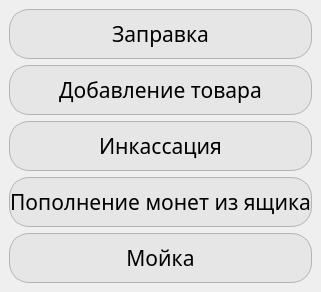
                        <widget class="QWidget" name="maintenance_index_page">
                         <layout class="QVBoxLayout" name="verticalLayout_19">
                          <property name="spacing">
                           <number>6</number>
                          </property>
                          <property name="leftMargin">
                           <number>9</number>
                          </property>
                          <property name="topMargin">
                           <number>9</number>
                          </property>
                          <property name="rightMargin">
                           <number>9</number>
                          </property>
                          <property name="bottomMargin">
                           <number>9</number>
                          </property>
                          <item>
                           <widget class="QPushButton" name="refill_btn">
                            <property name="minimumSize">
                             <size>
                              <width>0</width>
                              <height>50</height>
                             </size>
                            </property>
                            <property name="maximumSize">
                             <size>
                              <width>16777215</width>
                              <height>50</height>
                             </size>
                            </property>
                            <property name="font">
                             <font>
                              <family>Rubik</family>
                              <pointsize>16</pointsize>
                             </font>
                            </property>
                            <property name="styleSheet">
                             <string notr="true">QPushButton {
color: rgb(0, 0, 0);
background-color: rgb(230,230,230);
border-radius: 20px;
border: 1px solid #B3B3B3;
}

QPushButton:checked{
background-color: rgb(172, 172, 172);
}</string>
                            </property>
                            <property name="text">
                             <string>Заправка</string>
                            </property>
                            <property name="checkable">
                             <bool>true</bool>
                            </property>
                           </widget>
                          </item>
                          <item>
                           <widget class="QPushButton" name="adding_product_btn">
                            <property name="minimumSize">
                             <size>
                              <width>0</width>
                              <height>50</height>
                             </size>
                            </property>
                            <property name="maximumSize">
                             <size>
                              <width>16777215</width>
                              <height>50</height>
                             </size>
                            </property>
                            <property name="font">
                             <font>
                              <family>Rubik</family>
                              <pointsize>16</pointsize>
                             </font>
                            </property>
                            <property name="styleSheet">
                             <string notr="true">QPushButton {
color: rgb(0, 0, 0);
background-color: rgb(230,230,230);
border-radius: 20px;
border: 1px solid #B3B3B3;
}

QPushButton:checked{
background-color: rgb(172, 172, 172);
}</string>
                            </property>
                            <property name="text">
                             <string>Добавление товара</string>
                            </property>
                            <property name="checkable">
                             <bool>true</bool>
                            </property>
                           </widget>
                          </item>
                          <item>
                           <widget class="QPushButton" name="encashment_btn">
                            <property name="minimumSize">
                             <size>
                              <width>0</width>
                              <height>50</height>
                             </size>
                            </property>
                            <property name="maximumSize">
                             <size>
                              <width>16777215</width>
                              <height>50</height>
                             </size>
                            </property>
                            <property name="font">
                             <font>
                              <family>Rubik</family>
                              <pointsize>16</pointsize>
                             </font>
                            </property>
                            <property name="styleSheet">
                             <string notr="true">QPushButton {
color: rgb(0, 0, 0);
background-color: rgb(230,230,230);
border-radius: 20px;
border: 1px solid #B3B3B3;
}

QPushButton:checked{
background-color: rgb(172, 172, 172);
}</string>
                            </property>
                            <property name="text">
                             <string>Инкассация</string>
                            </property>
                            <property name="checkable">
                             <bool>true</bool>
                            </property>
                           </widget>
                          </item>
                          <item>
                           <widget class="QPushButton" name="adding_coins_btn">
                            <property name="minimumSize">
                             <size>
                              <width>0</width>
                              <height>50</height>
                             </size>
                            </property>
                            <property name="maximumSize">
                             <size>
                              <width>16777215</width>
                              <height>50</height>
                             </size>
                            </property>
                            <property name="font">
                             <font>
                              <family>Rubik</family>
                              <pointsize>16</pointsize>
                             </font>
                            </property>
                            <property name="styleSheet">
                             <string notr="true">QPushButton {
color: rgb(0, 0, 0);
background-color: rgb(230,230,230);
border-radius: 20px;
border: 1px solid #B3B3B3;
}

QPushButton:checked{
background-color: rgb(172, 172, 172);
}</string>
                            </property>
                            <property name="text">
                             <string>Пополнение монет из ящика</string>
                            </property>
                            <property name="checkable">
                             <bool>true</bool>
                            </property>
                           </widget>
                          </item>
                          <item>
                           <widget class="QPushButton" name="washing_btn">
                            <property name="sizePolicy">
                             <sizepolicy hsizetype="Minimum" vsizetype="Fixed">
                              <horstretch>0</horstretch>
                              <verstretch>0</verstretch>
                             </sizepolicy>
                            </property>
                            <property name="minimumSize">
                             <size>
                              <width>0</width>
                              <height>50</height>
                             </size>
                            </property>
                            <property name="maximumSize">
                             <size>
                              <width>16777215</width>
                              <height>50</height>
                             </size>
                            </property>
                            <property name="font">
                             <font>
                              <family>Rubik</family>
                              <pointsize>16</pointsize>
                             </font>
                            </property>
                            <property name="styleSheet">
                             <string notr="true">QPushButton {
color: rgb(0, 0, 0);
background-color: rgb(230,230,230);
border-radius: 20px;
border: 1px solid #B3B3B3;
}

QPushButton:checked{
background-color: rgb(172, 172, 172);
}</string>
                            </property>
                            <property name="text">
                             <string>Мойка</string>
                            </property>
                            <property name="checkable">
                             <bool>true</bool>
                            </property>
                           </widget>
                          </item>
                         </layout>
                        </widget>
